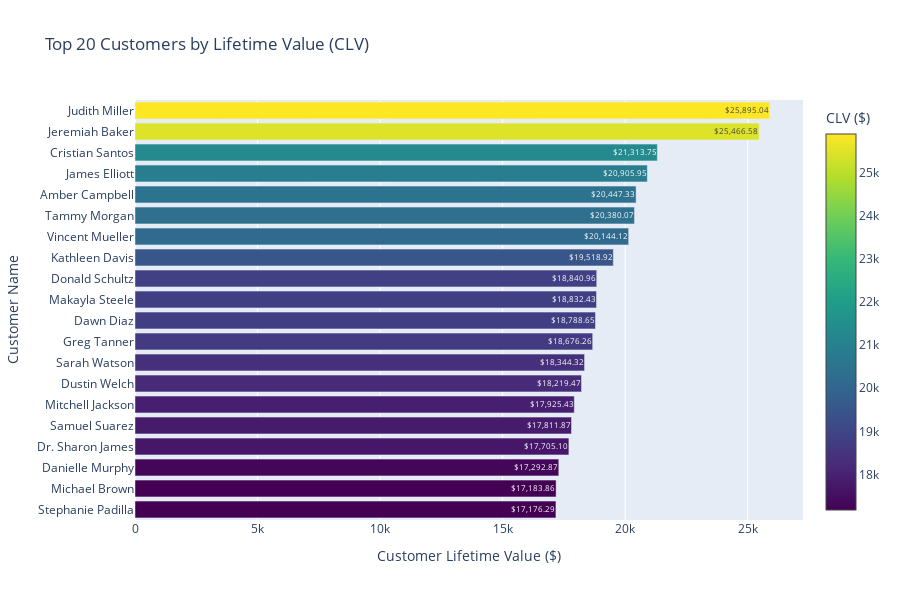

Notebook code for this chart:
### Code cell
# Display Visualization 3: Customer Lifetime Value
print("\n📊 VISUALIZATION 3: TOP CUSTOMERS BY CLV")
clv_fig.show()

### Figure 1 — Plotly figure (JSON) as saved in the notebook; plotly's stock layout.template omitted (floating-point values rounded to 4 significant figures)
{"data": [{"marker": {"color": [25900.0, 25470.0, 21310.0, 20910.0, 20450.0, 20380.0, 20140.0, 19520.0, 18840.0, 18830.0, 18790.0, 18680.0, 18340.0, 18220.0, 17930.0, 17810.0, 17710.0, 17290.0, 17180.0, 17180.0], "colorbar": {"title": {"text": "CLV ($)"}}, "colorscale": [[0, "#440154"], [0.1111, "#482878"], [0.2222, "#3e4989"], [0.3333, "#31688e"], [0.4444, "#26828e"], [0.5556, "#1f9e89"], [0.6667, "#35b779"], [0.7778, "#6ece58"], [0.8889, "#b5de2b"], [1, "#fde725"]], "showscale": true}, "orientation": "h", "text": [25900.0, 25470.0, 21310.0, 20910.0, 20450.0, 20380.0, 20140.0, 19520.0, 18840.0, 18830.0, 18790.0, 18680.0, 18340.0, 18220.0, 17930.0, 17810.0, 17710.0, 17290.0, 17180.0, 17180.0], "textposition": "auto", "texttemplate": "$%{text:,.2f}", "type": "bar", "x": [25900.0, 25470.0, 21310.0, 20910.0, 20450.0, 20380.0, 20140.0, 19520.0, 18840.0, 18830.0, 18790.0, 18680.0, 18340.0, 18220.0, 17930.0, 17810.0, 17710.0, 17290.0, 17180.0, 17180.0], "y": ["Judith Miller", "Jeremiah Baker", "Cristian Santos", "James Elliott", "Amber Campbell", "Tammy Morgan", "Vincent Mueller", "Kathleen Davis", "Donald Schultz", "Makayla Steele", "Dawn Diaz", "Greg Tanner", "Sarah Watson", "Dustin Welch", "Mitchell Jackson", "Samuel Suarez", "Dr. Sharon James", "Danielle Murphy", "Michael Brown", "Stephanie Padilla"]}], "layout": {"height": 600, "title": {"text": "Top 20 Customers by Lifetime Value (CLV)"}, "xaxis": {"title": {"text": "Customer Lifetime Value ($)"}}, "yaxis": {"autorange": "reversed", "title": {"text": "Customer Name"}}}}
